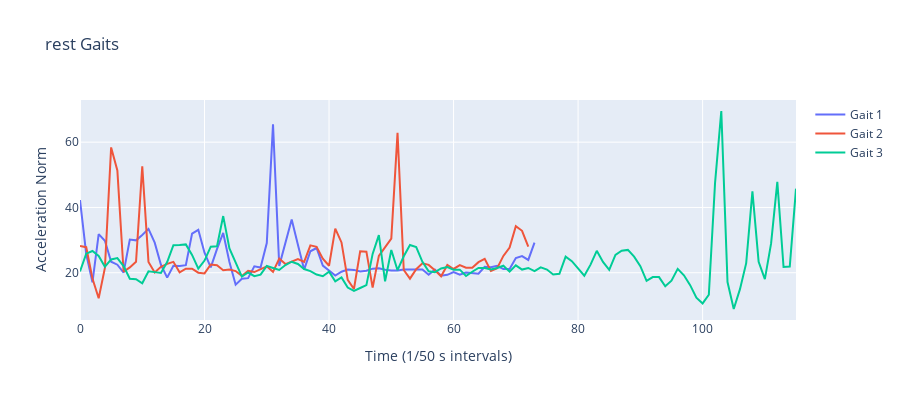
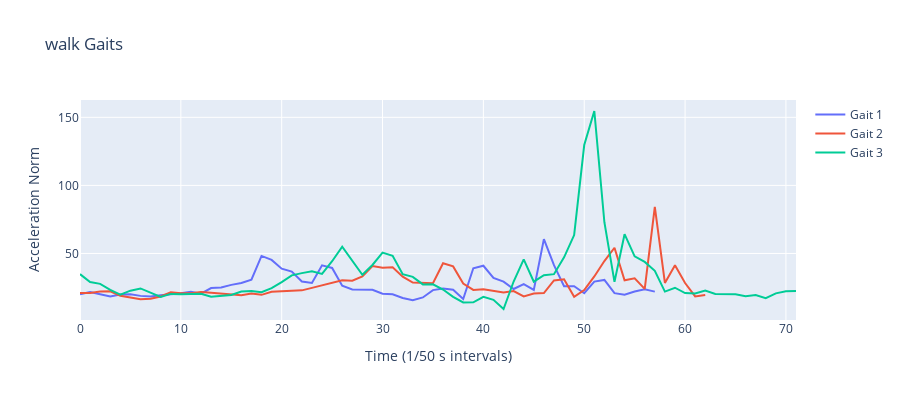
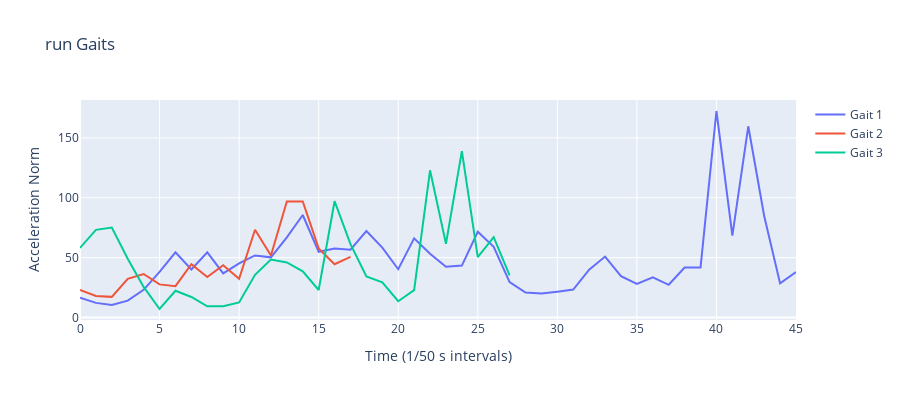
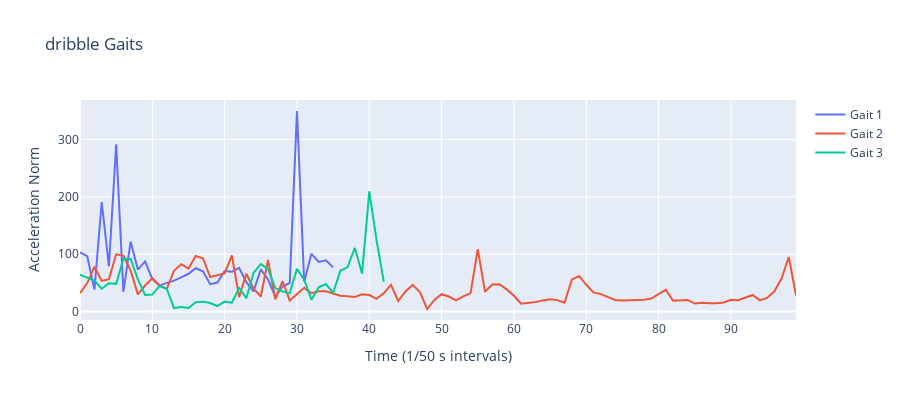

The cell these charts' notebook holds for them, in order:
### Markdown cell above
Visualizing the acceleration patterns (norm values) for a few sample gaits from different actions to get a sense of how they might differ and see if they have distinctive patterns. The gaits are selected randomly.

### Code cell
for i in range(len(combined_plots)):
    combined_plots[i].show()
